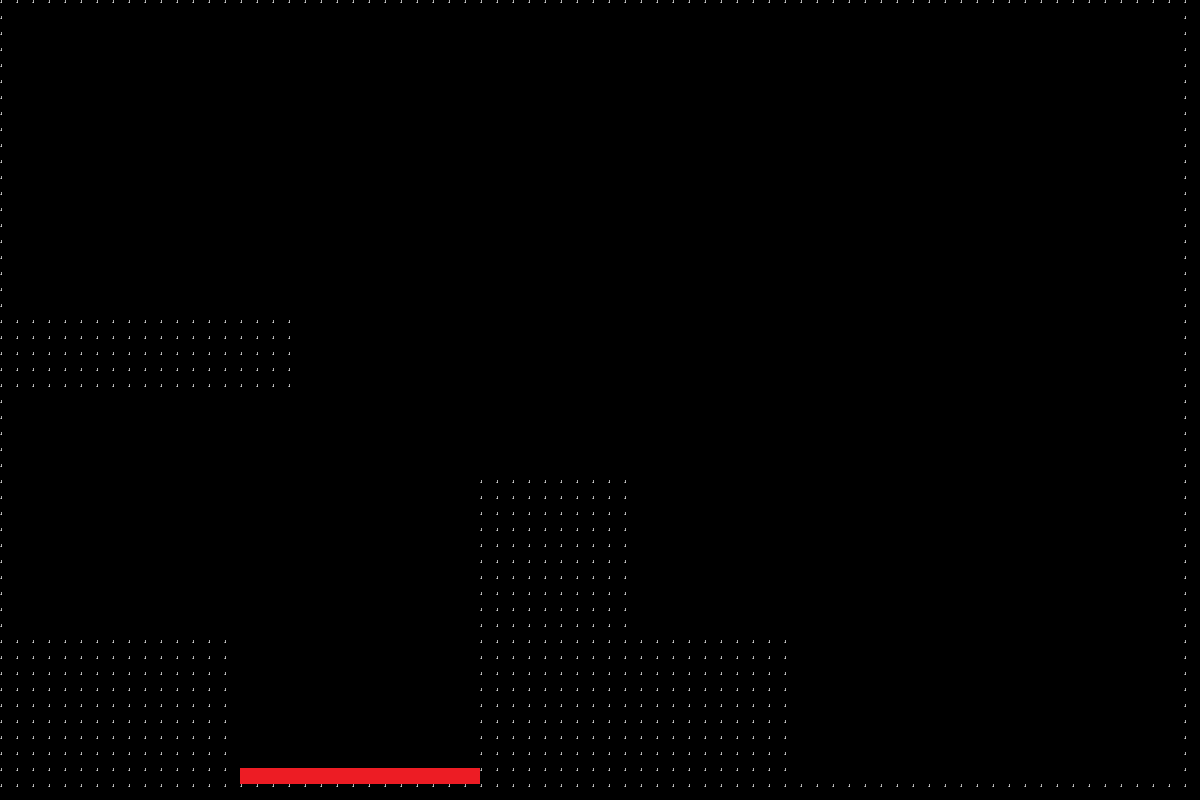

A 2D game scene composited from a Tiled map and its tileset images. What follows is a short description and the map's XML, with each tile layer's data collapsed to a summary:
An orthogonal 75x50 tile map with 16x16 px tiles, 1 tile layer (Tile Layer 1) and 4 objects (4x bad_guy).

<map version="1.10" tiledversion="1.12.2" orientation="orthogonal" renderorder="right-down" width="75" height="50" tilewidth="16" tileheight="16" infinite="0" nextlayerid="3" nextobjectid="5">
 <tileset firstgid="1" source="place_holder_tileset.tsx" />
 <layer id="1" name="Tile Layer 1" width="75" height="50">
  <data>[3750 cells, 757 non-empty, 2 distinct tile ids]</data>
 </layer>
 <objectgroup id="2" name="object_layer">
  <object id="1" name="bad_guy" x="699.047" y="530.13" width="40" height="110">
   <properties>
    <property name="obj_type" value="bad_guy" />
   </properties>
  </object>
  <object id="2" name="bad_guy" x="538.588" y="368.466" width="40" height="110">
   <properties>
    <property name="obj_type" value="bad_guy" />
   </properties>
  </object>
  <object id="3" name="bad_guy" x="192.336" y="526.511" width="40" height="110">
   <properties>
    <property name="obj_type" value="bad_guy" />
   </properties>
  </object>
  <object id="4" name="bad_guy" x="136.839" y="208.007" width="40" height="110">
   <properties>
    <property name="obj_type" value="bad_guy" />
   </properties>
  </object>
 </objectgroup>
</map>
